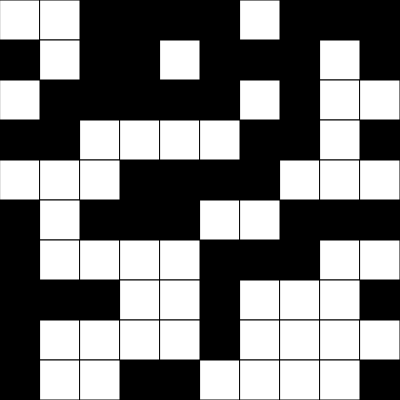
Frame 1 (no input)
Frame 60 (no input): identical to frame 1, image omitted
Frame 120 (the mouse pressed at the canvas centre since frame 60): identical to frame 1, image omitted

The p5.js sketch that drew this single still picture (run headless with seeded random() and noise() and a simulated clock; from frame 60 on, the mouse is pressed at the canvas centre):

// p5.js sketch
// ── sketch.js
function make2DArray(cols, rows) {
    let arr = new Array(cols);
    for (let i = 0; i < arr.length; i++) {
        arr[i] = new Array(rows);
    }
    return arr;
}



let grid;
let cols;
let rows;
let resolution = 40;


function setup() {
    createCanvas(400, 400)
    cols = width / resolution;
    rows = height / resolution;
    grid = make2DArray(cols, rows);
    for (let i = 0; i < cols; i++) {
        for (let j = 0; j < rows; j++) {
            grid[i][j] = floor(random(2))
        }
    }
}

console.table(grid)


function draw() {
    background(0)
    for (let i = 0; i < cols; i++) {
        for (let j = 0; j < rows; j++) {
            let x = i * resolution
            let y = j * resolution
            if (grid[i][j] == 1) {
                fill(255);
                rect(x, y, resolution, resolution)
            }
            
        }
    }
} 
